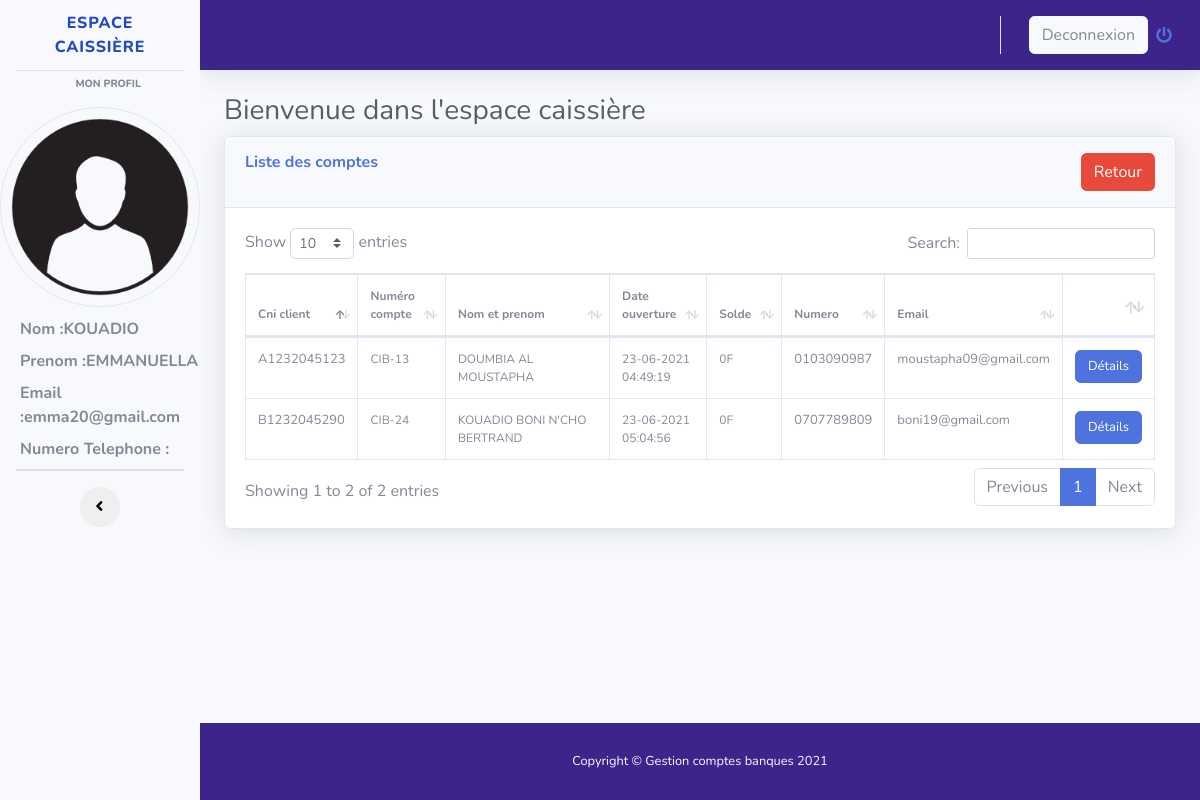
/espace_caissiere_liste_comptes.php (signed in), run on the app's committed database.
### tables this page shows
CREATE TABLE `caissiere` (
  `idcaisse` int(11) NOT NULL,
  `nomcaisse` varchar(255) NOT NULL,
  `prenomcaisse` varchar(255) NOT NULL,
  `emailcaisse` varchar(255) NOT NULL,
  `passwordcaisse` varchar(255) DEFAULT 'cib2021@',
  `numerocaisse` varchar(255) DEFAULT NULL
);

CREATE TABLE `compte` (
  `idcompte` int(11) NOT NULL,
  `numerocpte` varchar(255) NOT NULL,
  `visaouverture` varchar(255) DEFAULT NULL,
  `dateouverture` varchar(255) NOT NULL,
  `datefermeture` varchar(255) DEFAULT NULL,
  `visafermeture` varchar(255) DEFAULT NULL,
  `obscpte` varchar(255) NOT NULL,
  `soldecpte` double NOT NULL DEFAULT 0,
  `idclient` int(11) NOT NULL,
  `archive` int(1) NOT NULL DEFAULT 0
);

CREATE TABLE `client` (
  `idclient` int(11) NOT NULL,
  `cni` varchar(255) DEFAULT NULL,
  `nomclient` varchar(255) NOT NULL,
  `prenomclient` varchar(255) NOT NULL,
  `datenaissance` date NOT NULL,
  `profession` varchar(255) NOT NULL,
  `telephone` varchar(255) NOT NULL,
  `email` varchar(255) DEFAULT NULL,
  `lienphoto` varchar(255) DEFAULT NULL,
  `liensignature` varchar(255) DEFAULT NULL,
  `archive` int(1) NOT NULL DEFAULT 0,
  `idsexe` int(1) NOT NULL DEFAULT 1
);

### espace_caissiere_liste_comptes.php (the view, shortened to what this page needs)
<?php
$bd = bd();
?>
<!DOCTYPE html>
<html lang="en">
<head>
  <link href="vendor/fontawesome-free/css/all.min.css" rel="stylesheet" type="text/css">
  <link rel="stylesheet" href="//maxcdn.bootstrapcdn.com/font-awesome/4.7.0/css/font-awesome.min.css" />
  <link href="css/sb-admin-2.min.css" rel="stylesheet">
  <link href="vendor/datatables/dataTables.bootstrap4.min.css" rel="stylesheet">
</head>
<body id="page-top">
<div id="wrapper" class="bg-dark">
    <ul class="navbar-nav bg-light sidebar sidebar-white accordion" id="accordionSidebar">
      <a class="sidebar-brand d-flex align-items-center justify-content-center" href="#">
        <div class="sidebar-brand-icon rotate-n-15">
        </div>
        <div class="sidebar-brand-text mx-3">ESPACE CAISSIÈRE</div>
      </a>
      <hr class="sidebar-divider my-0">
      <div class="sidebar-heading" style="margin:5px auto;">
        Mon profil
      </div>
      <?php
        $requete = $bd->prepare("SELECT * FROM caissiere WHERE emailcaisse = ? ");
        $requete->execute(array($_SESSION['mail']));
        while($donne = $requete->fetch()){
      ?>
      <img src="image/user.png" class="rounded-circle border" alt="image" style="height: 200px; width:200px; margin:10px auto;"/>
      <label style="margin-left: 20px; font-weight:bold;">
          Nom :<?php echo $donne['nomcaisse']; ?>
      </label>
      <label style="margin-left: 20px; font-weight:bold">
          Prenom :<?php echo $donne['prenomcaisse']; ?>
      </label>
      <label style="margin-left: 20px; font-weight:bold">
          Email :<?php echo $donne['emailcaisse']; ?>
      </label>
      <label style="margin-left: 20px; font-weight:bold">
          Numero Telephone :<br> <?php echo $donne['numerocaisse']; ?>
      </label>
      <?php
        }
      ?>
      <hr class="sidebar-divider my-0">
      <hr class="sidebar-divider">
      <div class="text-center d-none d-md-inline">
        <button class="rounded-circle border-0" id="sidebarToggle"></button>
      </div>
    </ul>
    <div id="content-wrapper" class="d-flex flex-column">
      <div id="content">
        <nav class="navbar navbar-expand text-light topbar mb-4 static-top shadow" style="background:rgb(60,36,139);">
          <ul class="navbar-nav ml-auto">
            <li class="nav-item dropdown no-arrow">
              <a class="nav-link dropdown-toggle" href="#" id="userDropdown" role="button" data-toggle="dropdown" aria-haspopup="true" aria-expanded="false">
                <span class="mr-2 d-none d-lg-inline text-gray-600 small btn btn-light">Deconnexion</span>
                <i class="fas fa-power-off"></i>
              </a>
            </li>
          </ul>
        </nav>
        <div class="container-fluid">
          <h1 class="h3 mb-2 text-gray-800">Bienvenue dans l'espace caissière </h1>
          <div class="card shadow mb-4">
            <div class="card-header py-3">
              <h6 class="m-0 font-weight-bold text-primary">Liste des comptes <a href="espace_caissiere_home.php" class="btn btn-danger text-white" style="float:right;">Retour </a></h6>
            </div>
            <div class="card-body">
              <div class="table-responsive">
                <table class="table table-bordered" id="dataTable" width="100%" cellspacing="0">
                  <thead>
                  <?php
                    $requete = $bd->prepare("SELECT * FROM compte LEFT JOIN client ON client.idclient = compte.idclient LEFT JOIN sexe ON sexe.idsexe = client.idsexe WHERE compte.archive = 0");
                    $donne = $requete->execute();
                  ?>
                    <tr>
                      <th style="font-size:12px;">Cni client</th>
                      <th style="font-size:12px;">Numéro compte</th>
                      <th style="font-size:12px;width:200px;">Nom et prenom</th>
                      <th style="font-size:12px;">Date ouverture</th>
                      <th style="font-size:12px;">Solde</th>
                      <th style="font-size:12px;">Numero</th>
                      <th style="font-size:12px;">Email</th>
                      <th></th>
                    </tr>
                  </thead>
                  <tbody>
                    <?php
                      while($donnes = $requete->fetch() ){ ?>
                    <tr>
                      <td style="font-size:13px;"><?php echo $donnes['cni'];?></td>
                      <td style="font-size:12px;"><?php echo $donnes['numerocpte'].''.$donnes['idcompte'];?></td>
                      <td style="font-size:12px;width:200px;"><?php echo $donnes['nomclient'].' '.$donnes['prenomclient'];?></td>
                      <td style="font-size:12px;"><?php echo $donnes['dateouverture'];?></td>
                      <td style="font-size:12px;"><?php echo $donnes['soldecpte'].'F';?></td>
                      <td style="font-size:13px;"><?php echo $donnes['telephone'];?></td>
                      <td style="font-size:13px;"><?php echo $donnes['email'];?></td>
                      <td><a class="btn btn-primary" title="Voir plus" style="font-size:13px;" href="voir_compte.php?Id_cpte=<?php echo $donnes['idcompte'];?>">Détails </a></td>
                    </tr>
                    <?php
                     }
                    ?>
                  </tbody>
                </table>
              </div>
            </div>
          </div>
        </div>
      </div>
      <footer class="sticky-footer text-light" style="background:rgb(60,36,139);">
        <div class="container my-auto">
          <div class="copyright text-center my-auto">
            <span>Copyright &copy; Gestion comptes banques 2021</span>
          </div>
        </div>
      </footer>
    </div>
  </div>
</body>
</html>

### data on the page
caissiere: nomcaisse "KOUADIO", prenomcaisse "EMMANUELLA", emailcaisse "emma20@gmail.com"
compte: idclient.cni "A1232045123", numerocpte "CIB-1", idcompte "3", idclient.nomclient "DOUMBIA", idclient.prenomclient "AL MOUSTAPHA", dateouverture "23-06-2021 04:49:19", soldecpte "0", idclient.telephone "0103090987", idclient.email "moustapha09@gmail.com"
compte: idclient.cni "B1232045290", numerocpte "CIB-2", idcompte "4", idclient.nomclient "KOUADIO", idclient.prenomclient "BONI N'CHO BERTRAND", dateouverture "23-06-2021 05:04:56", soldecpte "0", idclient.telephone "0707789809", idclient.email "boni19@gmail.com"
